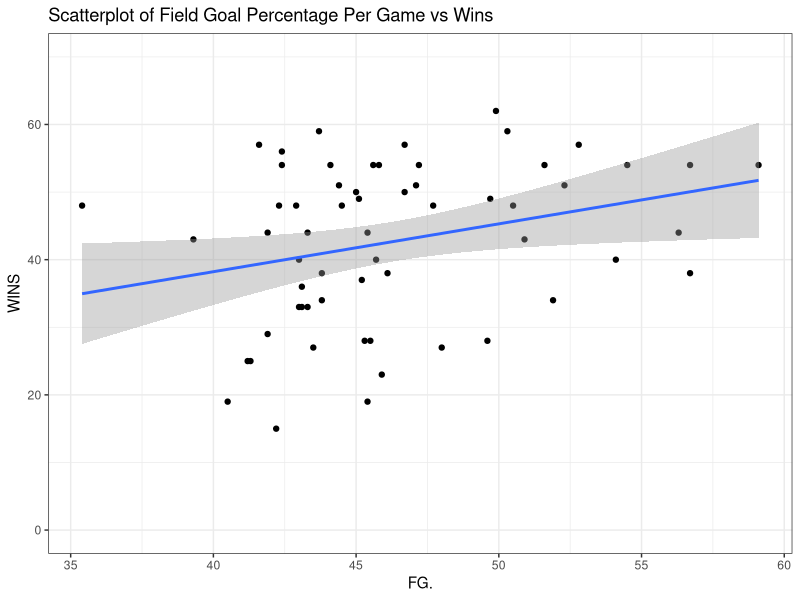
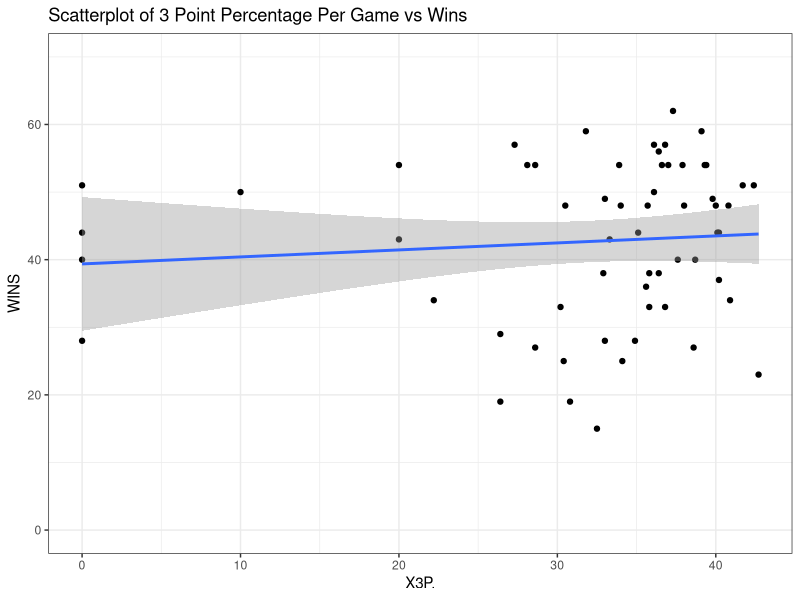
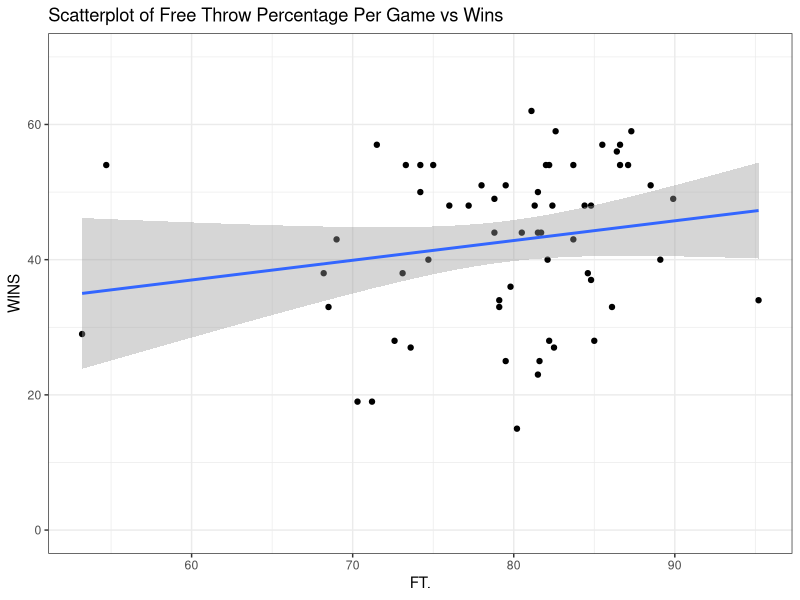
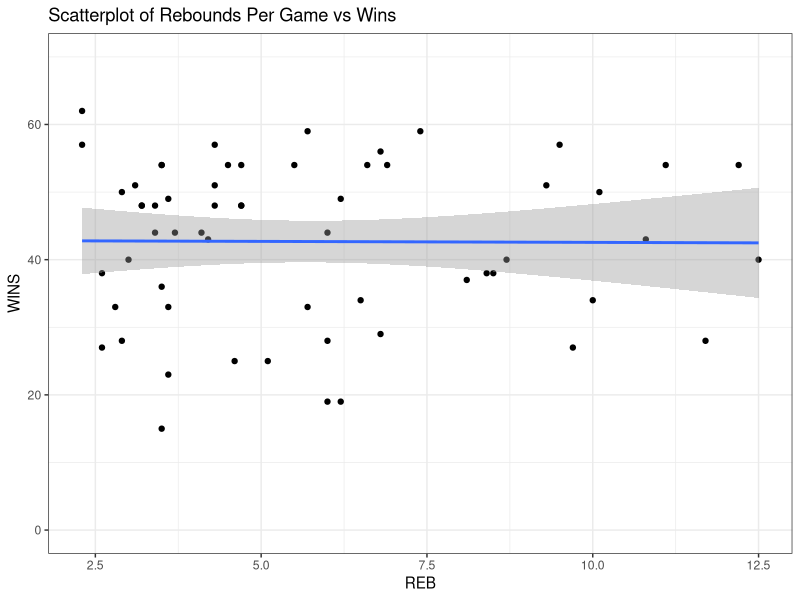
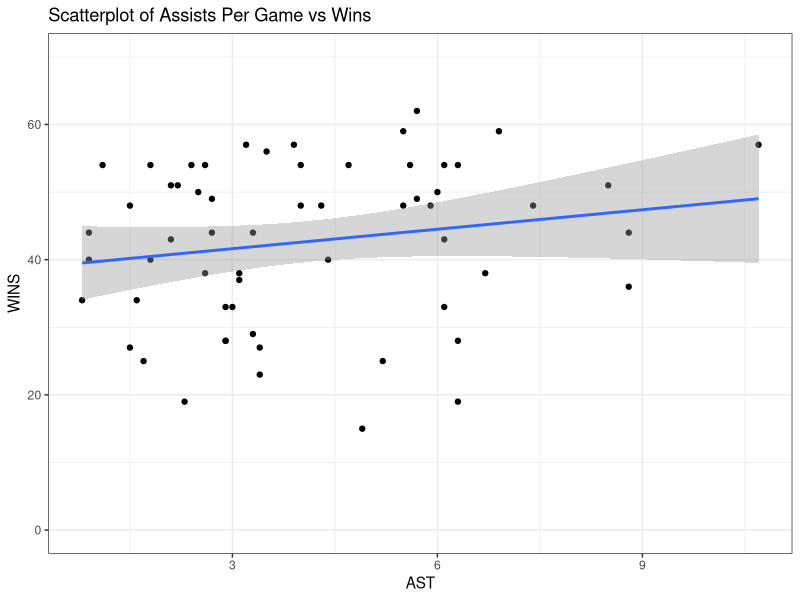
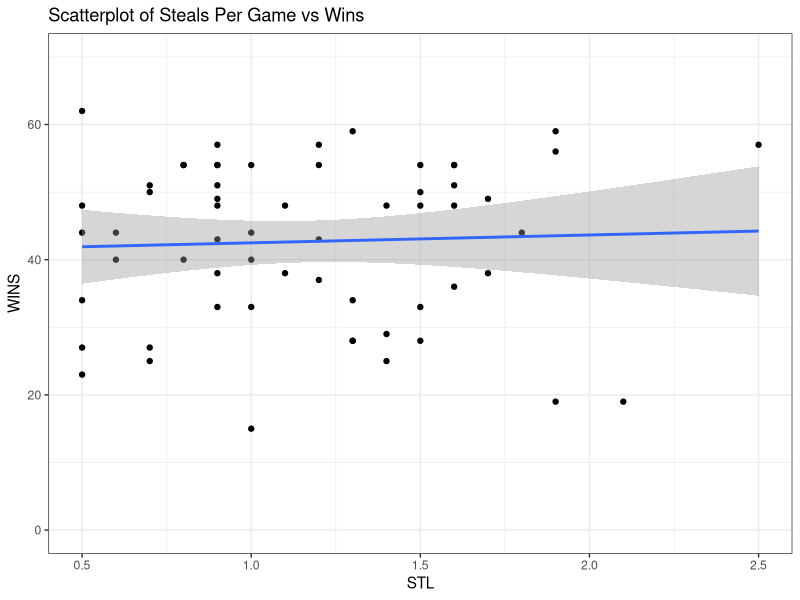
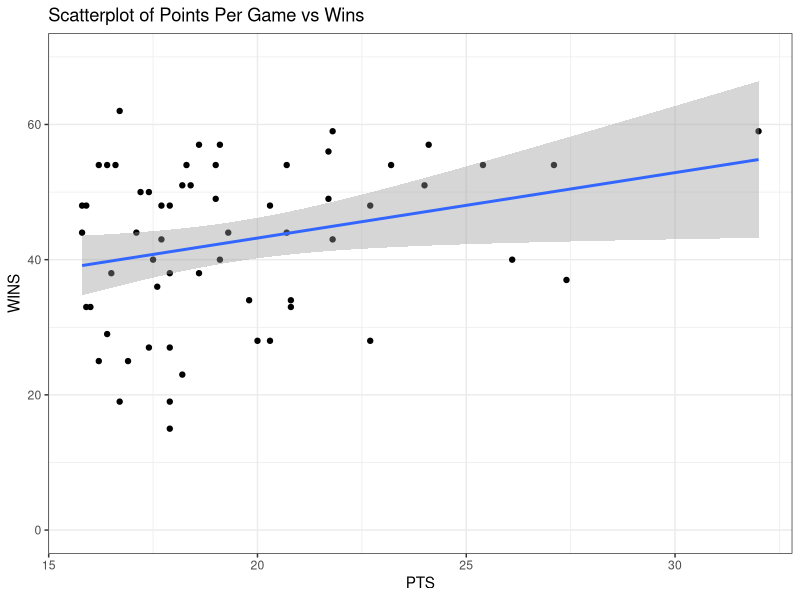
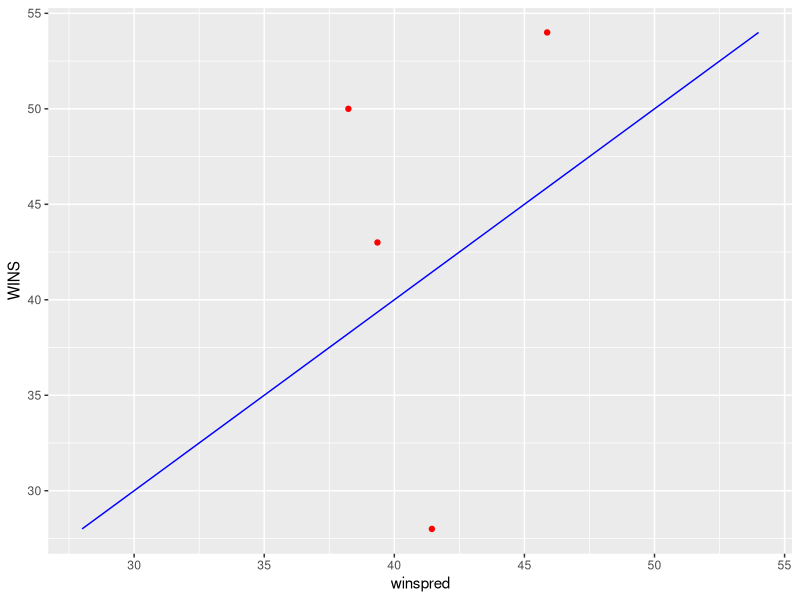

R code for these plots, in order:
setwd("C:\\Users\\Ronald\\Documents\\VT\\2014 Fall\\STAT 3654 - Intro Data Analytics & Visual\\Final Project")
nba <- read.table('NBAdata(stats_wins).csv', sep=',', header=T)
nba
summary(nba$FG.)
#The minimum field goal percentage is 35.4% and the maximum percentage is 59.1%. 
#25% of the top 60 players scored a field goal percentage of 43.075%. 50% of
#the top 60 players scored a field goal percentage of 45.35%. 75% of the top 60 
#players scored 49.625%. The average field goal percentage of the top 60 players is 46.3%. 
summary(nba$REB)
#The minimum number of rebound is 2.3 per game and the maximum number of rebound is 12.5. 
#25% of the top 60 players had 3.5 rebounds per game. 50% had 4.7 rebounds per game and 75% had 7.025 
#rebounds per game. The average number of total rebounds of the top 60 players is 5.743. 
summary(nba$PTS)
#The minimum number of points of the top 60 players is 15.80 and the maximum number of points is 32. 
#25% of the top 60 players scored 17.17 points per game. 50% of the top 60 players scored 18.35 points 
#per game. 75% of the top 60 players scored at least 20.80 points per game. The average number of total points
#of the top 60 players is 19.47. 
summary(nba$TEAM)
#ATL BKN BOS CHA CHI CLE DAL DEN DET GSW HOU IND LAC LAL MEM MIA MIL MIN NOP NYK OKC ORL PHI PHX POR SAC SAS 
#3   2   1   2   1   3   2   1   1   3   3   1   3   2   2   3   1   3   2   1   2   1   2   3   3   3   1 
#TOR UTA WAS 
#2   1   2
#3 of the top 60 players is on ATL. 
#2 is on BKN
#1 is on BOS
#2 is on CHA
#1 is on CHI
#3 is on CLE
#2 is on DAL
#1 is on DEN
#1 is on DET
#3 is on GSW
#3 is on HOU
#1 is on IND
#3 is on LAC
#2 is on LAL
#2 is on MEM
#3 is on MIA
#1 is on MIL
#3 is on MIN
#2 is on NOP
#1 is on NYK
#2 is on OKC
#1 is on ORL
#2 is on PHI
#3 is on PHX
#3 is on POR
#3 is on SAC
#1 is on SAS
#2 is on TOR
#1 is on UTA
#2 is on WAS

##################################
#Scatterplots (for the 7 factors vs Wins)
setwd("C:\\Users\\Ronald\\Documents\\VT\\2014 Fall\\STAT 3654 - Intro Data Analytics & Visual\\Final Project")
nba <- read.table('NBAdata(stats_wins).csv', sep=',', header=T)
nba
library(ggplot2)

ggplot(nba, aes(x=FG.,y=WINS)) +
  geom_point() +
  stat_smooth(method = "lm")+
  ylim(0,70) +
  theme_bw() +
  ggtitle("Scatterplot of Field Goal Percentage Per Game vs Wins")
cor(nba$FG., nba$WINS) 
#The correlation between the factor field goal percentage and wins is 0.2852061, which is considered
#a weak and positive relationship.

ggplot(nba, aes(x=X3P.,y=WINS)) +
  geom_point() +
  stat_smooth(method = "lm")+
  ylim(0,70) +
  theme_bw() +
  ggtitle("Scatterplot of 3 Point Percentage Per Game vs Wins")
cor(nba$X3P., nba$WINS) 
#The correlation between 3point percentage and wins is 0.09216388, which is considered a very weak
#and positive relationship.

ggplot(nba, aes(x=FT.,y=WINS)) +
  geom_point() +
  stat_smooth(method = "lm")+
  ylim(0,70) +
  theme_bw() +
  ggtitle("Scatterplot of Free Throw Percentage Per Game vs Wins")
cor(nba$FT., nba$WINS) 
#The correlation between free throw percentage and wins is 0.1845638, which is considered a weak 
#and positive relationship. 

ggplot(nba, aes(x=REB,y=WINS)) +
  geom_point() +
  stat_smooth(method = "lm")+
  ylim(0,70) +
  theme_bw() +
  ggtitle("Scatterplot of Rebounds Per Game vs Wins")
cor(nba$REB, nba$WINS) 
#The correlation between rebounds and wins is -0.006843074, therefore no relationship exists between 
#these two factors

ggplot(nba, aes(x=AST,y=WINS)) +
  geom_point() +
  stat_smooth(method = "lm")+
  ylim(0,70) +
  theme_bw() +
  ggtitle("Scatterplot of Assists Per Game vs Wins")
cor(nba$AST, nba$WINS) 
#The correlation between assists and wins is 0.1818079, which is considered a weak and positive relationship.

ggplot(nba, aes(x=STL,y=WINS)) +
  geom_point() +
  stat_smooth(method = "lm")+
  ylim(0,70) +
  theme_bw() +
  ggtitle("Scatterplot of Steals Per Game vs Wins")
cor(nba$STL, nba$WINS) 
#The correlation between steals and wins is 0.04494763, which is considered a very weak and positive relationship.

ggplot(nba, aes(x=PTS,y=WINS)) +
  geom_point() +
  stat_smooth(method = "lm")+
  ylim(0,70) +
  theme_bw() +
  ggtitle("Scatterplot of Points Per Game vs Wins")
cor(nba$PTS, nba$WINS) 
#The correlation between points and wins is 0.2738458, which is considered a weak and positive 
#relationship.

########################
#number 6
getwd()
setwd("C:\\Users\\Ronald\\Documents\\VT\\2014 Fall\\STAT 3654 - Intro Data Analytics & Visual\\Final Project")

nba <- read.csv("NBAdata(stats_wins).csv", header = T)
head(nba)
nba$gp <- runif(dim(nba)[1])
testSet <- subset(nba, nba$gp <= 0.1)
trainSet <- subset(nba, nba$gp > 0.1)
rm(nba)
#package MASS has an implementation of the Stepwise regression
install.packages("MASS")
library(MASS)

attach(trainSet)
#first fit the linear regression with all features
fit <- lm(WINS ~ FG.+X3P.+FT.+REB+AST+STL+PTS)
summary(fit)
#then apply the stepwise procedure
step <- stepAIC(fit, direction = "both")
step
step$anova
rm(step)
rm(fit)
#And build the model with just the retained variables
fit1 <- lm(WINS ~ FG.+FT.+AST) 
summary(fit1)
detach(trainSet)
#our model is wins = -57.9705 + 1.2806FG% + 0.4379FT% + 1.3927AST
#Make predictions using the test set
testSet$winspred <- predict(fit1, newdata = testSet)
head(testSet)
#See how predicted wins compare to actual wins
library(ggplot2)
ggplot(data = testSet, aes(x = winspred, y = WINS)) +
  geom_point(color = "red")+
  geom_line(aes(x = WINS, y = WINS), color = "blue")
#Based on our plot, we see a poor prediction for the wins due to the lack of oberservations we have in 
#our testing set.
